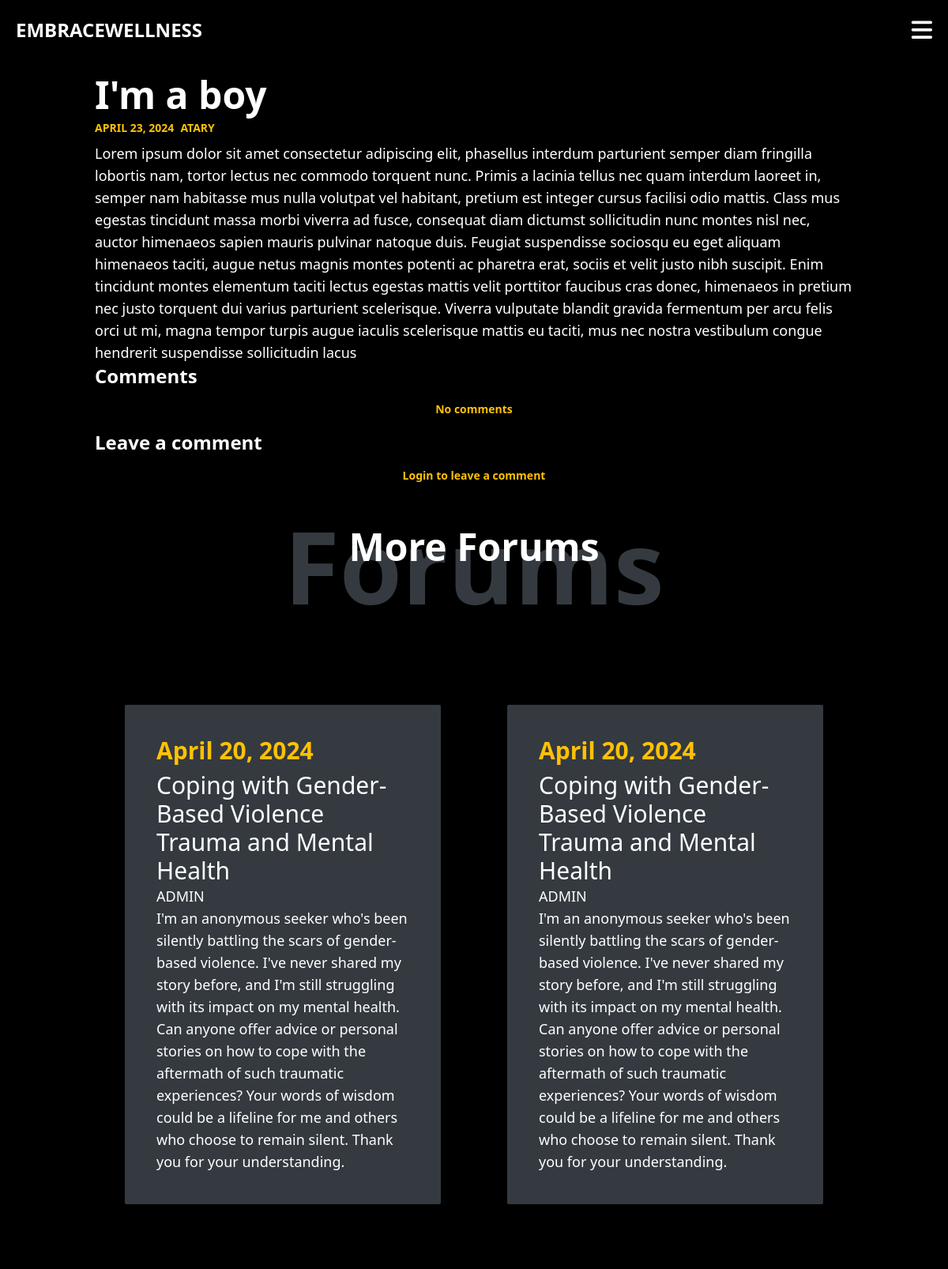
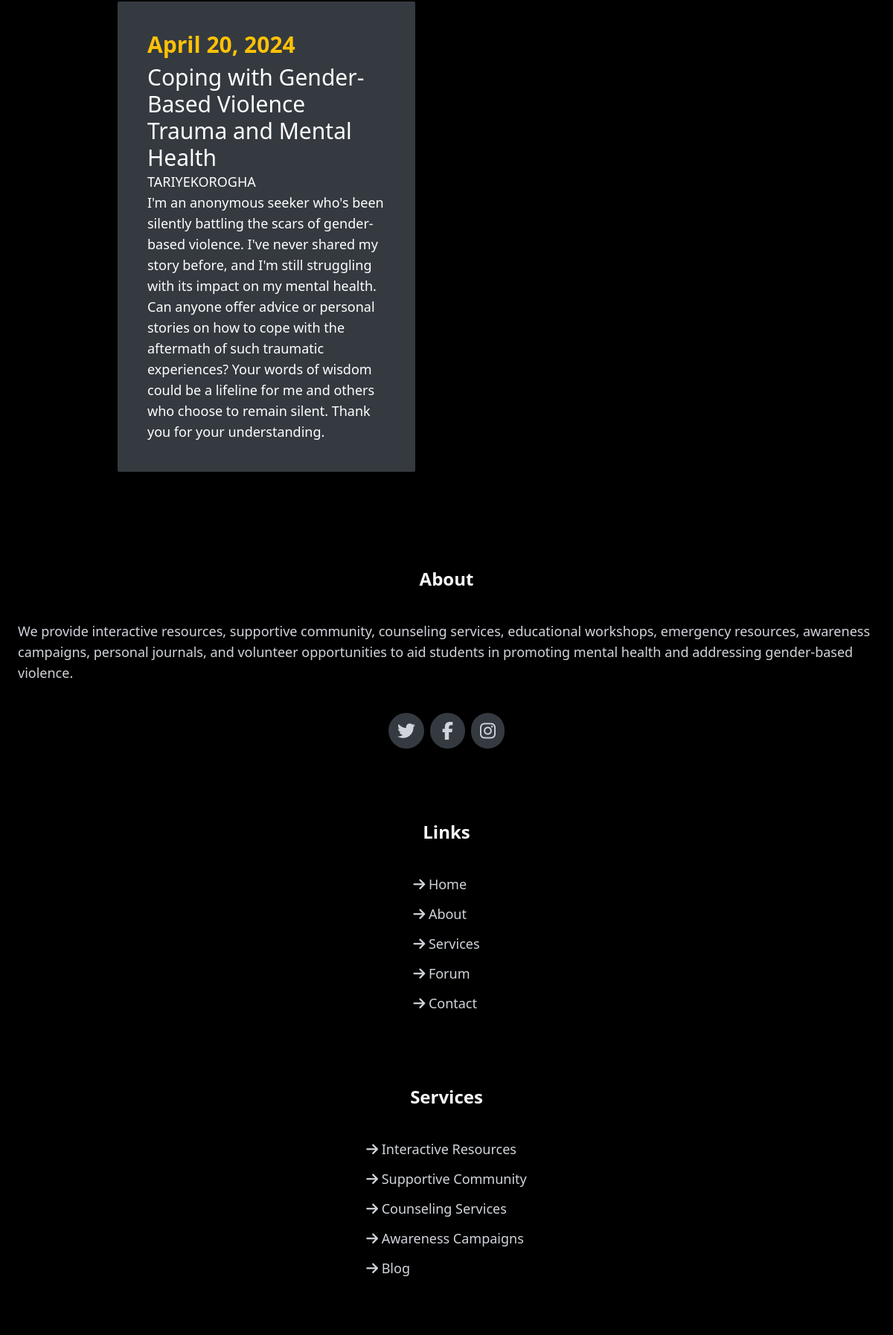
The app's page /forum/detail/14/ (upper part) with its own data (2 pictures, top to bottom).
### forum/models.py (models this page shows, shortened)
class Forum(models.Model):
    title = models.CharField(max_length=100)
    content = models.TextField()
    created_by = models.ForeignKey(User, related_name="forums", on_delete=models.CASCADE)
    created_at = models.DateField(auto_now_add=True)
    modified_at = models.TimeField(auto_now=True)
    class Meta:
        ordering = ('-modified_at',)

### forum/views.py (the view)
# urls.py: path('detail/<int:pk>/', views.detail, name='detail'),
def detail(request, pk):
    forum = get_object_or_404(models.Forum, pk=pk)
    comments = forum.comments.all()
    form = CommentForm()
    more_forums = models.Forum.objects.all().exclude(pk=pk)[0:3]
    if request.method == "POST":
        form = CommentForm(request.POST)
        if form.is_valid():
            new_comment = form.save(commit=False)
            new_comment.author = request.user
            new_comment.forum = forum
            new_comment.save()
            return redirect(f"/forum/detail/{pk}")
    else:
        form = CommentForm()
    return render(request, 'forum/detail.html', {
        "forum": forum,
        "form": form,
        "comments": comments,
        "more_forums": more_forums
    })

### forum/templates/forum/detail.html (shortened to what this page needs)
{% extends 'core/index.html' %}
{% block content %}
<div class="pt-[6rem] flex w-full justify-center flex-col items-center">
    <div class=" w-4/5  flex-col flex justify-center  items-start">
        <h2 class="sm:text-5xl text-4xl font-bold z-[2]">{{ forum.title }}</h2>
        <p class="my-2 text-mustard uppercase font-semibold flex flex-row justify-center items-start space-x-2 text-sm ">
            <span>
                {{ forum.created_at }}
            </span>
            <a href="{% url 'accounts:detail' forum.created_by.id %}">
                <span>
                    {{ forum.created_by }}
                </span>
            </a>
        </p>
        <p class="text-lg">{{ forum.content }}</p>
    </div>
    <div class="w-4/5 {% if user.is_authenticated %} h-auto {% else %} h-auto {% endif %} flex xl:flex-row flex-col">
        <div class="xl:w-1/2 w-full overflow-auto">
            <h2 class="sm:text-2xl text-xl font-bold z-[2] text-white">Comments</h2>
            {% if comments %}
                {% for comment in comments %}
                <div class="text-mustard text-sm my-4 font-semibold flex flex-col justify-center items-start">
                    <p> {{ comment.comment }}</p>
                    <p class="text-white">{{ comment.author }} @ {{ comment.created_at }}</p>
                </div>
                {% endfor %}
            {% else %}
                <div class="text-mustard text-sm my-4 font-semibold flex flex-col justify-center items-center">
                    <p>No comments</p>
                </div>
            {% endif %}
        </div>
        <div class="bg-black xl:w-1/2  w-full text-black flex flex-col items-start">
            <h2 class="sm:text-2xl text-xl font-bold z-[2] text-white">Leave a comment</h2>
            {% if user.is_authenticated %}
                <div class="cols-span-3 w-full flex flex-col justify-center items-start  h-auto text-white rounded-xl">
                    <form action="." method="post" class="flex flex-col justify-center items-start w-full">
                        {% csrf_token %}
                        <div class="mb-3 w-full">
                            {{ form.comment }}
                        </div>
                        {% if form.errors or form.non_field_errors %}
                            <div class="self-center mb-3 p-6 bg-red-100 rounded-xl text-black">
                                {% for field in form %}
                                    {{ field.errors }}
                                {% endfor %}
                            </div>
                        {% endif %}
                        <button class="self-center text-lg font-semibold  px-6 py-3 bg-black text-black rounded-3xl  bg-mustard   hover:bg-white  hover:text-white capitalize">comment</button>
                    </form>
                </div>
            {% else %}
                <div class="text-mustard text-sm my-4 font-semibold flex w-full flex-row justify-center items-center">
                    <p>Login to leave a comment</p>
                </div>
            {% endif %}
        </div>
    </div>
    <div class="flex flex-col justify-center items-center my-10  sm:mx-[15rem]">
        <h2 class="sm:text-5xl text-4xl font-bold z-[2]">More Forums</h2>
        <p class=" sm:text-9xl  text-7xl text-[#343a40]  font-extrabold sm:-mt-[4rem] z-[1]  -mt-[3rem]">Forums</p>
    </div>
    <div class="lg:flex lg:justify-center lg:items-center ">
        <div class="xl:grid-cols-3 lg:mx-auto lg:my-[2rem] lg:grid-cols-2 lg:grid  flex flex-col justify-center items-center  lg:gap-1">
            {% for forum in more_forums %}
            <div class="bg-[#343a40] p-4 lg:p-10 w-[21rem] sm:w-[22rem] md:w-[25rem] lg:w-[25rem] m-10 rounded-sm ">
                <a href="{% url 'forum:detail' forum.id %}" class="h-auto flex flex-col space-y-2 justify-content items-start">
                    <p class="text-mustard lg:text-3xl text-2xl font-extrabold">{{ forum.created_at }}</p>
                    <h3 class="text-white lg:text-3xl text-2xl">{{ forum.title }}</h3>
                    <a href="{% url 'accounts:detail' forum.created_by.id %}"><p class="uppercase text-lg text-white">{{ forum.created_by }}</p></a>
                    <p class="text-white text-lg"  >{{ forum.content }}</p>
                </a>
            </div>
            {% endfor %}
        </div>
    </div>
</div>
{% endblock %}

### records on screen
Forum: title "I'm a boy", created_at "APRIL 23, 2024", created_by "ATARY", content "Lorem ipsum dolor sit amet consectetur adipiscing elit, phasellus interdum parturient semper diam fringilla lobortis nam, tortor lectus nec commodo torquent nunc. Primis a lacinia tellus nec quam interdum laoreet in, semper nam habitasse mus nulla volutpat vel habitant, pretium est integer cursus facilisi odio mattis. Class mus egestas tincidunt massa morbi viverra ad fusce, consequat diam dictumst sollicitudin nunc montes nisl nec, auctor himenaeos sapien mauris pulvinar natoque duis. Feugiat suspendisse sociosqu eu eget aliquam himenaeos taciti, augue netus magnis montes potenti ac pharetra erat, sociis et velit justo nibh suscipit. Enim tincidunt montes elementum taciti lectus egestas…"
Forum: created_at "April 20, 2024", title "Coping with Gender-Based Violence Trauma and Mental Health", created_by "ADMIN", content "I'm an anonymous seeker who's been silently battling the scars of gender-based violence. I've never shared my story before, and I'm still struggling with its impact on my mental health. Can anyone offer advice or personal stories on how to cope with the aftermath of such traumatic experiences? Your words of wisdom could be a lifeline for me and others who choose to remain silent. Thank you for your understanding."
Forum: created_at "April 20, 2024", title "Coping with Gender-Based Violence Trauma and Mental Health", created_by "ADMIN", content "I'm an anonymous seeker who's been silently battling the scars of gender-based violence. I've never shared my story before, and I'm still struggling with its impact on my mental health. Can anyone offer advice or personal stories on how to cope with the aftermath of such traumatic experiences? Your words of wisdom could be a lifeline for me and others who choose to remain silent. Thank you for your understanding."
Forum: created_at "April 20, 2024", title "Coping with Gender-Based Violence Trauma and Mental Health", created_by "TARIYEKOROGHA", content "I'm an anonymous seeker who's been silently battling the scars of gender-based violence. I've never shared my story before, and I'm still struggling with its impact on my mental health. Can anyone offer advice or personal stories on how to cope with the aftermath of such traumatic experiences? Your words of wisdom could be a lifeline for me and others who choose to remain silent. Thank you for your understanding."
